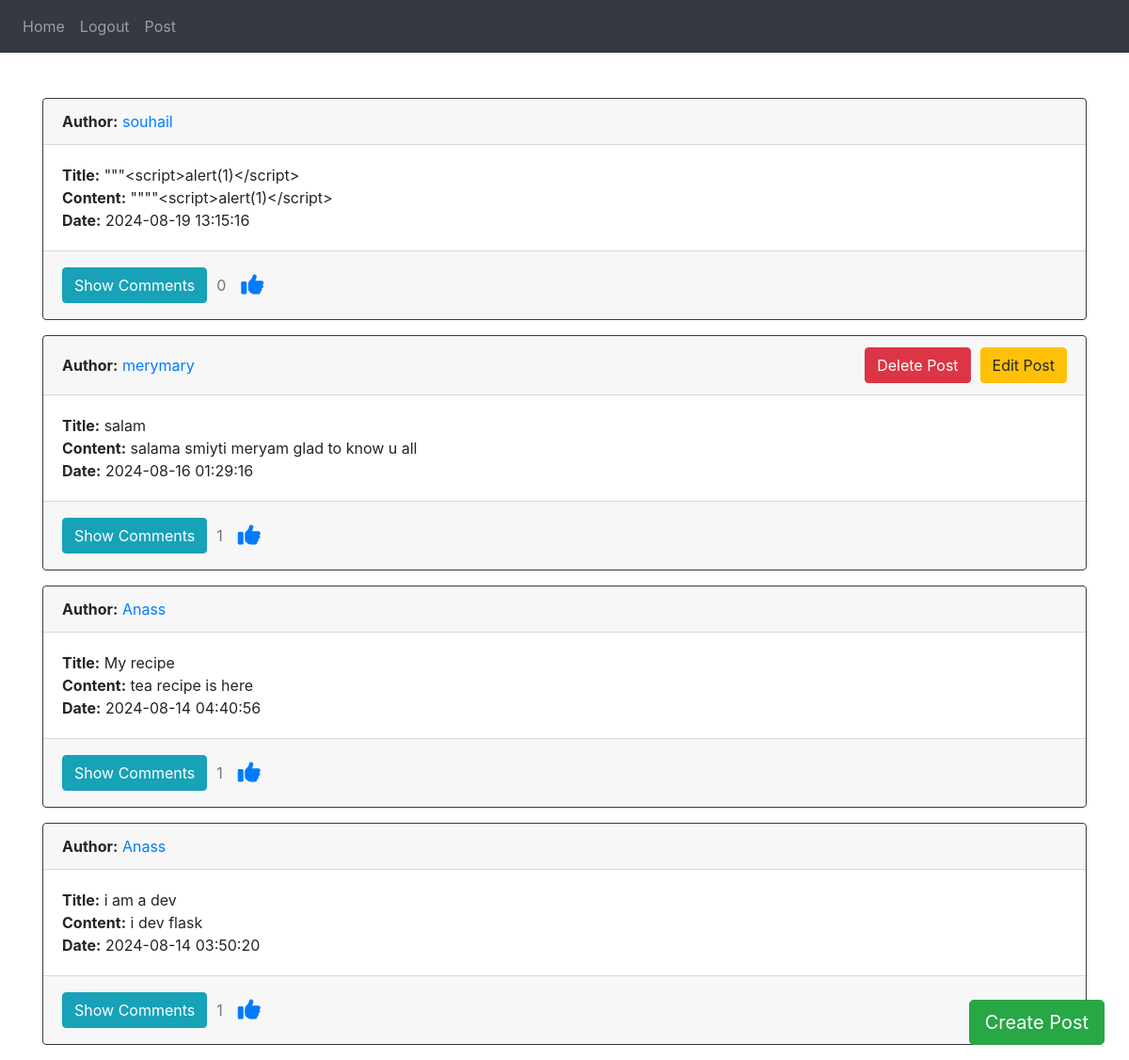
/home (signed in), run on the app's committed database.
### website/models.py (models this page shows)
class Post(db.Model):
    id = db.Column(db.Integer, primary_key=True)
    title = db.Column(db.String(255), nullable=False)
    content = db.Column(db.Text)
    date = db.Column(db.DateTime, default=datetime.utcnow) # If you are storing images
    user_id = db.Column(db.Integer, db.ForeignKey('user.id',ondelete="CASCADE"), nullable=False)
    comments = db.relationship('Comment',backref="post",passive_deletes=True)
    likes = db.relationship('Like',backref='post',passive_deletes=True)

class User(db.Model, UserMixin):
    id = db.Column(db.Integer, primary_key=True)
    email = db.Column(db.String(255), unique=True, nullable=False)
    name = db.Column(db.String(255), nullable=False)
    password = db.Column(db.String(255), nullable=False)
    posts = db.relationship('Post', backref='author',passive_deletes=True)
    comments=db.relationship('Comment',backref="commentator",passive_deletes=True)
    likes=db.relationship('Like',backref='user',passive_deletes=True)

### website/views.py (the view)
@views.route('/')
@views.route('/home')
@login_required
def index():
    posts=Post.query.order_by(Post.date.desc()).all()
    if posts is None:
        flash("There are no posts!")
        return redirect(url_for('views.index'))
    else:
        return render_template("home.html",user=current_user,posts=posts)
    return render_template("home.html",user=current_user)

### website/__init__.py (called while the page is built)
def create_app():
    app = Flask(__name__)
    app.config['SECRET_KEY'] = 'AHSANPROJECTFL3ALAM'
    csrf = CSRFProtect(app)
    csrf.init_app(app)
    app.config['SQLALCHEMY_DATABASE_URI'] = 'sqlite:///'+DB_NAME
    db.init_app(app)
    from .views import views
    from .auth import auth
    from .users_profile import users_profile
    app.register_blueprint(views, url_prefix='/')
    app.register_blueprint(auth, url_prefix='/')
    app.register_blueprint(users_profile, url_prefix='/')
    from .models import User,Post,Like
    with app.app_context():
        db.create_all()
    login_manager = LoginManager()
    login_manager.login_view = 'auth.login'
    login_manager.init_app(app)
    @login_manager.user_loader
    def load_user(id):
        return User.query.get(int(id))
    return app

### website/templates/home.html (shortened to what this page needs)
{% extends "base.html" %}
{% block content %}
<div id="posts">
    {% for post in posts %}
    <div class="card border-dark mb-3">
        <div class="card-header d-flex justify-content-between align-items-center">
            <div>
                <strong>Author:</strong> <a href="/users/{{ post.author.id }}">{{ post.author.name }}</a>
            </div>
            {% if post.author.id == current_user.id %}
            <div class="d-flex">
                <form action="{{ url_for('views.delete_post', post_id=post.id) }}" method="post" style="display:inline;">
                    <button type="submit" class="btn btn-danger me-2">Delete Post</button>
                </form>
                <a href="{{ url_for('views.edit_post', post_id=post.id) }}" class="btn btn-warning" style="margin-left: 10px;">Edit Post</a>
            </div>
            {% endif %}
        </div>
        <div class="card-body">
            <strong>Title:</strong> {{ post.title }}<br>
            <strong>Content:</strong> {{ post.content }}<br>
            <strong>Date:</strong> {{ post.date.strftime('%Y-%m-%d %H:%M:%S') }}
        </div>
        <div class="card-footer text-muted">
            <div class="d-flex align-items-center">
                <button class="btn btn-info me-3" onclick="toggleComments('{{ post.id }}')" style="margin-top: 5px; margin-bottom: 5px;">Show Comments</button>
                <div style="margin-left: 10px">
                    {{ post.likes|length }}
                </div>
                <form method="POST" action="{{ url_for('views.like_post', post_id=post.id) }}" style="display: inline;">
                    <button type="submit" style="border: none; background: none; cursor: pointer;">
                        <i class="fas fa-thumbs-up" style="font-size: 24px; color: #007bff; margin-left: 10px;"></i>
                    </button>
                </form>
            </div>
        </div>
    </div>
    {% endfor %}
</div>
<div class="fixed-bottom d-flex justify-content-end p-3">
    <a href="/posting" class="btn btn-success btn-lg" style="margin-right: 10px; margin-left: 10px">Create Post</a>
</div>
{% endblock %}

### website/templates/base.html (shortened to what this page needs)
<!DOCTYPE html>
<html lang="en">
<head>
    <link
            rel="stylesheet"
            href="https://stackpath.bootstrapcdn.com/bootstrap/4.4.1/css/bootstrap.min.css"
    />
    <link
            rel="stylesheet"
            href="https://stackpath.bootstrapcdn.com/font-awesome/4.7.0/css/font-awesome.min.css"
    />
</head>
<body>
<nav class="navbar navbar-expand-lg navbar-dark bg-dark">
    <div class="collapse navbar-collapse" id="navbar">
        <div class="navbar-nav">
            {% if user.is_authenticated %}
            <a class="nav-item nav-link" id="home" href="/">Home</a>
            <a class="nav-item nav-link" id="logout" href="/logout">Logout</a>
            <a class="nav-item nav-link" id="Post" href="/posting">Post</a>
            {% else %}
            <a class="nav-item nav-link" id="login" href="/login">Login</a>
            <a class="nav-item nav-link" id="signUp" href="/register">Sign Up</a>
            {% endif %}
        </div>
    </div>
</nav>
<div class="container pt-5">{% block content %} {% endblock %}</div>
</body>
</html>

### data on the page
Post: author.name "souhail", title "\"\"\"<script>alert(1)</script>", content "\"\"\"\"<script>alert(1)</script>", date "2024-08-19 13:15:16", likes|length "0"
Post: author.name "merymary", title "salam", content "salama smiyti meryam glad to know u all", date "2024-08-16 01:29:16", likes|length "1"
Post: author.name "Anass", title "My recipe", content "tea recipe is here", date "2024-08-14 04:40:56", likes|length "1"
Post: author.name "Anass", title "i am a dev", content "i dev flask", date "2024-08-14 03:50:20", likes|length "1"
